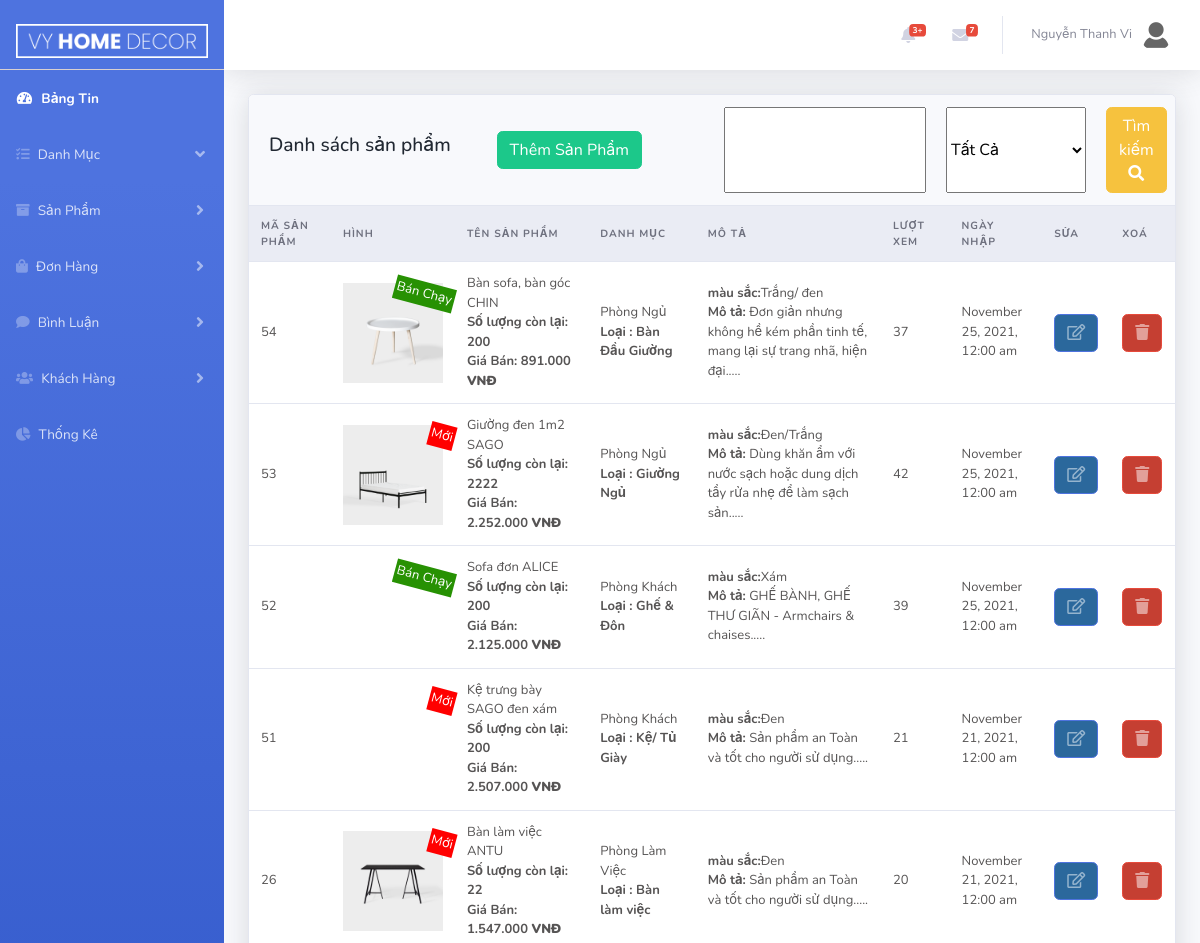
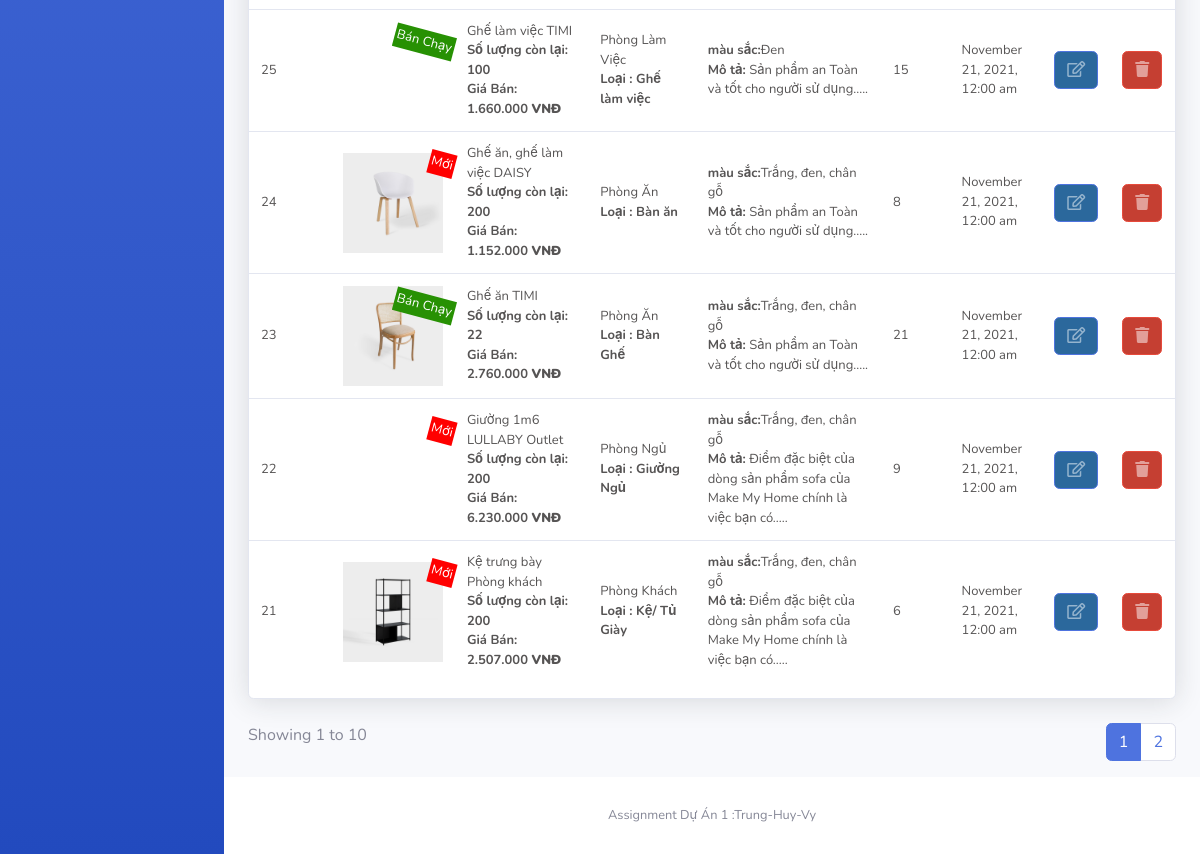
Page /Admin/index.php?act=product&list (signed in) on the committed database (2 pictures, top to bottom).
### tables this page shows
CREATE TABLE `tbl_product` (
  `prodId` int(10) NOT NULL,
  `prodName` varchar(255) NOT NULL,
  `prodName_unsigned` varchar(255) DEFAULT NULL,
  `prodDesc` text NOT NULL,
  `quantity` int(10) NOT NULL,
  `price` float NOT NULL,
  `image` text NOT NULL,
  `imageSmall` text NOT NULL,
  `dateInput` date NOT NULL,
  `view` int(10) NOT NULL,
  `type` int(10) NOT NULL,
  `cateChildId` int(10) NOT NULL,
  `cateId` int(10) NOT NULL,
  `discount` float DEFAULT NULL
);

CREATE TABLE `tbl_category` (
  `cateId` int(10) NOT NULL,
  `cateName` varchar(50) NOT NULL,
  `cateName_unsigned` varchar(255) DEFAULT NULL
);

CREATE TABLE `tbl_category_child` (
  `cateChildId` int(10) NOT NULL,
  `cateChildName` varchar(50) NOT NULL,
  `cateChildName_unsigned` varchar(255) DEFAULT NULL,
  `cateId` int(10) NOT NULL
);

### model/pdo.php (called while the page is built, shortened)
<?php
function pdo_get_connection()
{   $servername="localhost";
    $username='root';
    $password='';
    try{
        $dburl="mysql:host=$servername;dbname=vyhomedecor; charset=utf8";
        $conn = new PDO($dburl,$username,$password);
        $conn->setAttribute(PDO::ATTR_ERRMODE,PDO::ERRMODE_EXCEPTION);
        return $conn;
        }
        catch(PDOException $e){
            return "lỗi kết nối :". $e->getMessage();
        }
}
function pdo_query($sql){
    $sql_args = array_slice(func_get_args(),1);
    try{
        $conn =pdo_get_connection();
        $stmt =$conn->prepare($sql);
        $stmt -> execute($sql_args);
        $row =$stmt->fetchAll();
        return $row;
    }catch(PDOException $e){
        throw $e;
    }
    finally{
        unset($conn);
    }
}
?>

### model/product_model.php (called while the page is built, shortened)
<?php
    function load_product_condition($start=0,$limit=10,$type=0,$cateId=0,$cateChildId=0,$key=""){
        $sql = "SELECT * FROM tbl_product where 1 ";
        $sql .= " order by prodId desc limit $start,$limit";
        $listproduct = pdo_query($sql);
        return $listproduct;
    }
    function list_Product() {
        $sql="SELECT * FROM tbl_product ORDER BY prodId DESC";
        $res = pdo_query($sql);
        return $res;
    }

### model/category.php (called while the page is built, shortened)
<?php
    include_once 'pdo.php';
    function loadAll_category() {
        $sql="SELECT * FROM tbl_category order by cateName DESC";
        $listcategory=pdo_query($sql);
        return $listcategory;
    }
    function loadAll_categorychild($cateId){
        $sql = "SELECT * FROM tbl_category_child where cateId = $cateId";
        $listcategory_child = pdo_query($sql);
        return $listcategory_child;
    }
?>

### lib/format.php (called while the page is built, shortened)
<?php
 function formatDate($date){
    return date('F j, Y, g:i a', strtotime($date));
 }
 function textShorten($text, $limit = 400){
    $text = $text. " ";
    $text = substr($text, 0, $limit);
    $text = substr($text, 0, strrpos($text, ' '));
    $text = $text.".....";
    return $text;
 }
?>

### Admin/product/list.php (the view, shortened to what this page needs)
<div class="row">
    <div class="col-xl-12">
        <div class="card">
            <div class="card-header border-0">
                <div class="row align-items-center">
                    <div class="col ">
                        <h4 class="page-header-title">
                            Danh sách sản phẩm
                        </h4>
                    </div>
                    <div class="col">
                        <a href="index.php?act=product&add"> <button class="btn btn-success float_right">Thêm Sản Phẩm</button></a>
                    </div>
                    <div class=" col-md-6 text-right">
                        <form action="index.php?act=product" method="post" style="display:flex;gap:20px">
                            <input type="text" style='width:250px' name="key_search">
                            <select style="width:200px" name="cateId">
                                <option value="0">Tất Cả </option>
                            </select>
                            <button name="search" type="submit" class="btn btn-warning ">Tìm kiếm <i class="fas fa-search"></i></button>
                        </form>
                    </div>
                </div>
            </div>
            <div class="table-responsive">
                <form action="" method="post">
                    <table class="table align-items-center table-flush">
                        <thead class="thead-light">
                            <tr>
                                <th>Mã Sản Phẩm</th>
                                <th width="10%">Hình</th>
                                <th>Tên Sản Phẩm</th>
                                <th>Danh Mục</th>
                                <th width="20%">Mô tả</th>
                                <th>Lượt xem</th>
                                <th width="10%">Ngày nhập</th>
                                <th width="7%">sửa</th>
                                <th width="7%">Xoá</th>
                            </tr>
                        </thead>
                        <tbody>
                            <?php
                            foreach ($listProduct as $value) {
                                extract($value);
                            ?>
                                <tr>
                                    <td><?= $prodId ?></td>
                                    <td class="sup_parent"><img width="100" src="<?= BASE_URL ?>uploads/<?= $image ?>" alt="">
                                        <?php if ($type == 0) {
                                            echo ' <span class=" sup_new sup_title rotate-15">Mới</span>';
                                        } else if ($type == 1) {
                                            echo ' <span class=" sup_nomal sup_title rotate-15">Thường</span>';
                                        } else {
                                            echo ' <span class="sup_bestsale  sup_title rotate-15">Bán Chạy</span>';
                                        } ?>
                                    </td>
                                    <td class="text-left"><?= $prodName ?>
                                        <br>
                                        <b>Số lượng còn lại: <?= $quantity ?></b>
                                        <br>
                                        <b>Giá Bán: <?= number_format($price, 0, ',', '.') ?> <b>VNĐ</b>
                                    </td>
                                    <td class="text-left">
                                        <?php
                                        $listCategory = loadAll_category();
                                        foreach ($listCategory as $valueCate) {
                                            if ($cateId == $valueCate['cateId']) {
                                                echo $valueCate['cateName'];
                                            }
                                        }
                                        ?>
                                        <br>
                                        <b>Loại :
                                            <?php
                                            $listChildCate = loadAll_categorychild($cateId);
                                            foreach ($listChildCate as $valueChild) {
                                                if ($cateChildId == $valueChild['cateChildId']) {
                                                    echo $valueChild['cateChildName'];
                                                }
                                            }
                                            ?>
                                        </b>
                                    </td>
                                    <td><?php
                                    $des=json_decode($prodDesc,true)?>
                                  <b>  màu sắc:</b><?=$des['color']?><br>
                                  <b>  Mô tả:</b> <?= textShorten($des['des'],  100) ?></td>
                                    <td><?= $view ?></td>
                                    <td><?=
                                        formatDate($dateInput);
                                        ?></td>
                                    <td><a href="index.php?act=product&edit=<?= $prodId ?>" class="btn btn-primary btn-icon-split"> <span class="icon text-white-50"><i class="far fa-edit"></i></span>
                                        </a>
                                    </td>
                                    <td> <a href="index.php?act=product&delete=<?= $prodId ?>" onclick="return confirm('Are you sure?')" class="btn btn-danger btn-icon-split "><span class="icon text-white-50"><i class="fas fa-trash"></i></span>
                                        </a></td>
                                </tr>
                            <?php
                            }
                            ?>
                        </tbody>
                    </table>
                </form>
            </div>
        </div>
    </div>
</div>
<br>
<?php
if(isset($countProduct)){ ?>
<div class="row">
    <div class="col-sm-12 col-xl-8">
        <div class="dataTables_info" id="dataTable_info" role="status" aria-live="polite">Showing 1 to 10 </div>
    </div>
    <div class="col-sm-12 col-xl-4">
        <div class="dataTables_paginate paging_simple_numbers" id="dataTable_paginate">
            <ul class="pagination jc-end">
              <?php
                $pagecount =ceil($countProduct/$limit);
              for($i=1;$i<=$pagecount ;$i++){ ?>
                <li class="paginate_button page-item <?php echo $page==$i?"active":""; ?>"><a href="index.php?act=product&list&page=<?=$i ?>" aria-controls="dataTable" data-dt-idx="1" tabindex="0" class="page-link"><?=$i ?></a></li>
              <?php } ?>
            </ul>
        </div>
    </div>
</div>
<?php }?>

### css/admin.css (style rules this page uses)
.sup_new { padding: 2px; background-color: red; color: white; }
.sup_bestsale { padding: 2px; background-color: #279103; color: white; }
.sup_parent { position: relative; }
.sup_title { position: absolute;top: 20px; right: 0; }
.table.align-items-center td, .table.align-items-center th { vertical-align: middle; }
.table td, .table th { font-size: .8125rem; white-space: normal; }
.table thead th { font-size: .65rem; padding-top: 0.75rem; padding-bottom: 0.75rem; letter-spacing: 1px; text-transform: uppercase; border-bottom: 1px solid #e9ecef; }
.btn-primary { background-color: #337ab7; }
.page-header-title { font-size: 1.2rem; color: #212832; font-weight: 500; line-height: 1.2; align-items: center; }
.card { box-shadow: 0 0.15rem 1.75rem 0 rgb(33 40 50 / 15%); }
.card:not([class*=bg-]) .card-header { color: #0061f2; }
.card .card-header { font-weight: 500; }
.jc-end { justify-content: flex-end; }
.table { color: rgb(86 84 84) !important; }

### rows in the picture
tbl_product: prodId "54", image (picture), type "Bán Chạy", prodName "Bàn sofa, bàn góc CHIN", quantity "200", price "891.000", prodDesc "Trắng/ đen", prodDesc "Đơn giản nhưng không hề kém phần tinh tế, mang lại sự trang nhã, hiện đại.....", view "37", dateInput "November 25, 2021, 12:00 am"
tbl_category: cateName "Phòng Ngủ"
tbl_category_child: cateChildName "Bàn Đầu Giường"
tbl_product: prodId "53", image (picture), type "Mới", prodName "Giường đen 1m2 SAGO", quantity "2222", price "2.252.000", prodDesc "Đen/Trắng", prodDesc "Dùng khăn ẩm với nước sạch hoặc dung dịch tẩy rửa nhẹ để làm sạch sản.....", view "42", dateInput "November 25, 2021, 12:00 am"
tbl_category_child: cateChildName "Giường Ngủ"
tbl_product: prodId "52", type "Bán Chạy", prodName "Sofa đơn ALICE", quantity "200", price "2.125.000", prodDesc "Xám", prodDesc "GHẾ BÀNH, GHẾ THƯ GIÃN - Armchairs & chaises.....", view "39", dateInput "November 25, 2021, 12:00 am"
tbl_category: cateName "Phòng Khách"
tbl_category_child: cateChildName "Ghế & Đôn"
tbl_product: prodId "51", type "Mới", prodName "Kệ trưng bày SAGO đen xám", quantity "200", price "2.507.000", prodDesc "Đen", prodDesc "Sản phẩm an Toàn và tốt cho người sử dụng.....", view "21", dateInput "November 21, 2021, 12:00 am"
tbl_category_child: cateChildName "Kệ/ Tủ Giày"
tbl_product: prodId "26", image (picture), type "Mới", prodName "Bàn làm việc ANTU", quantity "22", price "1.547.000", prodDesc "Đen", prodDesc "Sản phẩm an Toàn và tốt cho người sử dụng.....", view "20", dateInput "November 21, 2021, 12:00 am"
tbl_category: cateName "Phòng Làm Việc"
tbl_category_child: cateChildName "Bàn làm việc"
tbl_product: prodId "25", type "Bán Chạy", prodName "Ghế làm việc TIMI", quantity "100", price "1.660.000", prodDesc "Đen", prodDesc "Sản phẩm an Toàn và tốt cho người sử dụng.....", view "15", dateInput "November 21, 2021, 12:00 am"
tbl_category_child: cateChildName "Ghế làm việc"
tbl_product: prodId "24", image (picture), type "Mới", prodName "Ghế ăn, ghế làm việc DAISY", quantity "200", price "1.152.000", prodDesc "Trắng, đen, chân gỗ", prodDesc "Sản phẩm an Toàn và tốt cho người sử dụng.....", view "8", dateInput "November 21, 2021, 12:00 am"
tbl_category: cateName "Phòng Ăn"
tbl_category_child: cateChildName "Bàn ăn"
tbl_product: prodId "23", image (picture), type "Bán Chạy", prodName "Ghế ăn TIMI", quantity "22", price "2.760.000", prodDesc "Trắng, đen, chân gỗ", prodDesc "Sản phẩm an Toàn và tốt cho người sử dụng.....", view "21", dateInput "November 21, 2021, 12:00 am"
tbl_category_child: cateChildName "Bàn Ghế"
tbl_product: prodId "22", type "Mới", prodName "Giường 1m6 LULLABY Outlet", quantity "200", price "6.230.000", prodDesc "Trắng, đen, chân gỗ", prodDesc "Điểm đặc biệt của dòng sản phẩm sofa của Make My Home chính là việc bạn có.....", view "9", dateInput "November 21, 2021, 12:00 am"
tbl_product: prodId "21", image (picture), type "Mới", prodName "Kệ trưng bày Phòng khách", quantity "200", price "2.507.000", prodDesc "Trắng, đen, chân gỗ", prodDesc "Điểm đặc biệt của dòng sản phẩm sofa của Make My Home chính là việc bạn có.....", view "6", dateInput "November 21, 2021, 12:00 am"

### other values in the picture
$account['custName'] "Nguyễn Thanh Vi"
